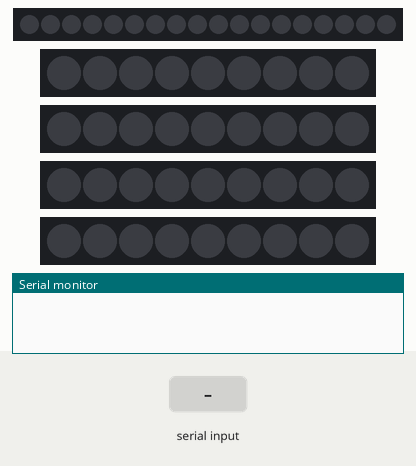
Simulated run of this sketch. Board: Arduino Uno, built with avr-gcc and run on an emulated ATmega328P. Parts: 18 RGB LEDs in strip order, left to right, 4 × 9 RGB LEDs in strip order, left to right, the last lines printed to the serial monitor. The test bench sets the inputs (shaded band). Dim RGB values are drawn brighter than linear; random numbers use the default seed unless the sketch sets one.

Above: at 1.2 s.
1.3 s: "1" received over the second serial link
2.8 s: "0" received over the second serial link
4.3 s: "2" received over the second serial link
At 4.31 s:
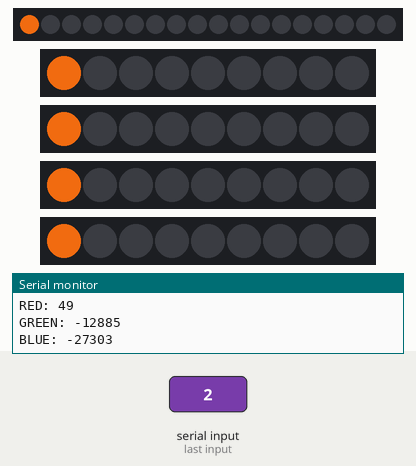
At 5.0 s:
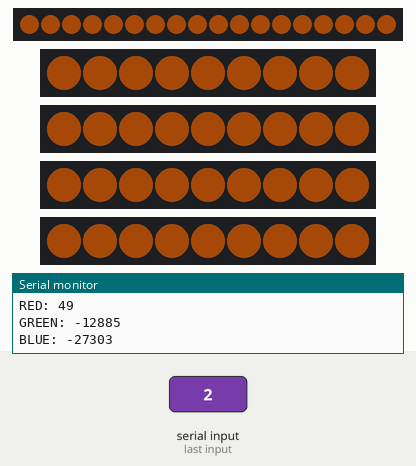
Timing chart, 0 to 7.3 s (numbered marks = the images above; inputs shaded):
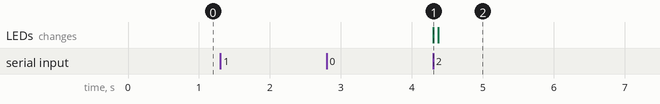

Measured:
- after the input at 4.3 s, the LEDs: change at once (image 1)

The sketch:

hoike-body.ino
```cpp
#include <Adafruit_NeoPixel.h>
#ifdef __AVR__
  #include <avr/power.h>
#endif
#include <SoftwareSerial.h>

#define AUX1 2
#define AUX2 3
#define AUX3 4
#define AUX4 5
#define MAINBODY 6

Adafruit_NeoPixel mainBody = Adafruit_NeoPixel(18, MAINBODY, NEO_GRB + NEO_KHZ800);
Adafruit_NeoPixel aux1 = Adafruit_NeoPixel(9, AUX1, NEO_GRB + NEO_KHZ800);
Adafruit_NeoPixel aux2 = Adafruit_NeoPixel(9, AUX2, NEO_GRB + NEO_KHZ800);
Adafruit_NeoPixel aux3 = Adafruit_NeoPixel(9, AUX3, NEO_GRB + NEO_KHZ800);
Adafruit_NeoPixel aux4 = Adafruit_NeoPixel(9, AUX4, NEO_GRB + NEO_KHZ800);

Adafruit_NeoPixel strips[] = { mainBody, aux1, aux2, aux3, aux4 };
unsigned char numStrips = 5;
unsigned char serialReadCount = 0;
int incomingByte = 0;

SoftwareSerial mySerial(10, 11);

void setup() {
  for (unsigned char i = 0; i < numStrips; i++) {
    strips[i].begin();
  }
  Serial.begin(9600);
  mySerial.begin(9600);
  randomSeed(analogRead(0));
}

int red = 255;
int green = 255;
int blue = 255;
int wait = 50;
int zeroCount = 0;

void loop() {

  if (mySerial.available() > 0) {
    zeroCount = 0;
    switch (serialReadCount) {
      case 0:
        red = mySerial.read();
        serialReadCount++;
        Serial.print("RED: ");
        Serial.println(red, DEC);
        break;
      case 1:
        green = mySerial.read();
        serialReadCount++;
        Serial.print("GREEN: ");
        Serial.println(red, DEC);
        break;
      case 2:
        blue = mySerial.read();
        serialReadCount++;
        Serial.print("BLUE: ");
        Serial.println(red, DEC);
        break;
    }
  }

  red = red - (random(300) % 256);
  blue = blue - (random(300) % 256);
  green = green - (random(300) % 256);

  if (serialReadCount == 3) {
    colorWipe(mainBody.Color(red, green, blue), 1, 50);
    serialReadCount = 0;
  }

}

void colorWipe(uint32_t c, uint8_t wait, uint8_t brightness) {
  for(uint16_t i = 0; i < mainBody.numPixels(); i++) {
    for (unsigned char j = 0; j < numStrips; j++) {
      strips[j].setPixelColor(i, c);
      strips[j].show();
      strips[j].setBrightness(brightness);
    }
    delay(wait);
  }
}
```
